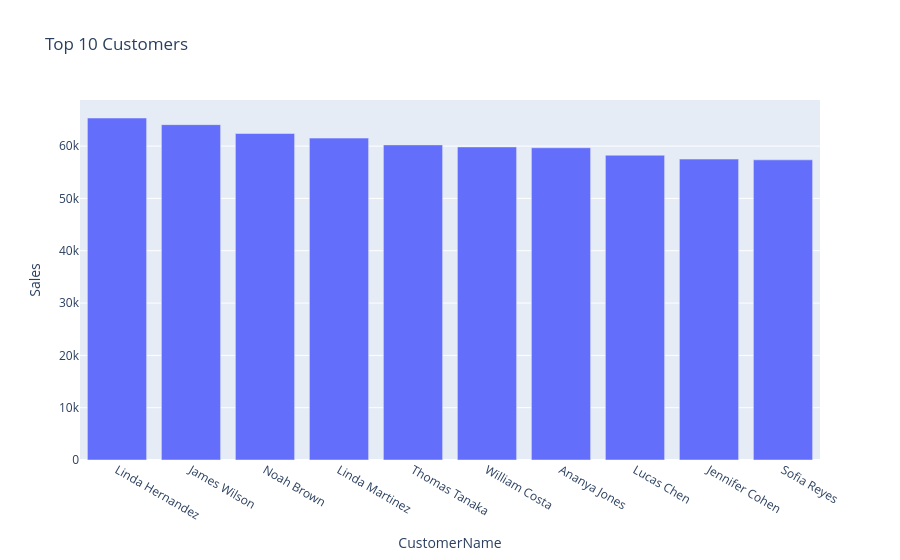

Notebook cell for this chart:
### Code cell
fig = px.bar(
    top_customers,
    x="CustomerName",
    y="Sales",
    title="Top 10 Customers"
)

fig.show()

### Figure 1 — Plotly figure (JSON) as saved in the notebook; plotly's stock layout.template omitted (floating-point values rounded to 4 significant figures)
{"data": [{"hovertemplate": "CustomerName=%{x}<br>Sales=%{y}<extra></extra>", "legendgroup": "", "marker": {"color": "#636efa", "pattern": {"shape": ""}}, "name": "", "orientation": "v", "showlegend": false, "textposition": "auto", "type": "bar", "x": ["Linda Hernandez", "James Wilson", "Noah Brown", "Linda Martinez", "Thomas Tanaka", "William Costa", "Ananya Jones", "Lucas Chen", "Jennifer Cohen", "Sofia Reyes"], "xaxis": "x", "y": [65370.0, 64100.0, 62410.0, 61530.0, 60230.0, 59840.0, 59690.0, 58260.0, 57520.0, 57370.0], "yaxis": "y"}], "layout": {"barmode": "relative", "legend": {"tracegroupgap": 0}, "title": {"text": "Top 10 Customers"}, "xaxis": {"anchor": "y", "domain": [0, 1], "title": {"text": "CustomerName"}}, "yaxis": {"anchor": "x", "domain": [0, 1], "title": {"text": "Sales"}}}}
